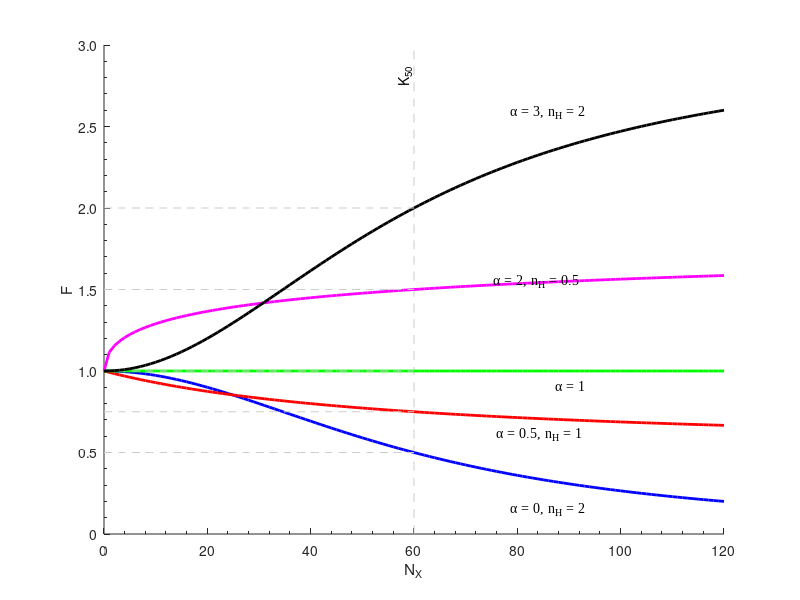

MATLAB code for this plot:
% This script makes a graph of the scaling factor F as a function 
% of the number of agents X

% Author: Alex Plakantonakis,   Copyright (c) 2019-2024.           License: GNU GPLv3

clear; 

% Parameters
agents = 120;
alpha = [0 0.5 1 2 3];
n = [0.5 1 2];
K = 60;

% figure;             hold on;       % For scatter plot in loop

%% Generate data points
for x = 1:size(alpha,2)
    for y = 1:size(n,2)
        for B=0:agents
            F(x,y,B+1) = (K^n(y) + alpha(x) * B^n(y)) / (K^n(y) + B^n(y));
        end
%         scatter(1:agents,k(x,y,:),'.');
    end
end

%% Plot curves
a0n2  = squeeze(F(1,3,:));
a05n1 = squeeze(F(2,2,:));
a1n   = squeeze(F(3,1,:));
a2n05 = squeeze(F(4,1,:));
a3n2  = squeeze(F(5,3,:));

figure1 = figure('Name','H function','NumberTitle','off');
set(figure1,'Position',[1 1 500 450]);                          
hold on;

plot(ones(1,10)*K,linspace(0,3,10),'--','Color',[0.8 0.8 0.8]);  % Plot K-50 (vert)
text(K-2,2.75,'K_{50}','Rotation',90);

p1 = plot(0:agents,a0n2,'b','LineWidth',2,'DisplayName','\alpha = 0  , n_H = 2');
plot(0:K,ones(1,K+1)*a0n2(K+1),'--','Color',[0.8 0.8 0.8]);
a1 = annotation('textbox',[0.735 0.175 0.2 0.047]);
set(a1,'String','\alpha = 0, n_H = 2','FontName','Times New Roman',...
    'FontSize',10,'LineStyle','none');

p2 = plot(0:agents,a05n1,'r','LineWidth',2,'DisplayName','\alpha = 0.5, n_H = 1');
plot(0:K,ones(1,K+1)*a05n1(K+1),'--','Color',[0.8 0.8 0.8]);
a2 = annotation('textbox',[0.715 0.295 0.22 0.047]);
set(a2,'String','\alpha = 0.5, n_H = 1','FontName','Times New Roman',...
    'FontSize',10,'LineStyle','none');

p3 = plot(0:agents,a1n,'g','LineWidth',2,'DisplayName','\alpha = 1');
plot(0:K,ones(1,K+1)*a1n(K+1),'--','Color',[0.8 0.8 0.8]);
a3 = annotation('textbox',[0.80 0.375 0.096 0.047]);
set(a3,'String','\alpha = 1','FontName','Times New Roman',...
    'FontSize',10,'LineStyle','none');

p4 = plot(0:agents,a2n05,'m','LineWidth',2,'DisplayName','\alpha = 2  , n_H = 0.5');
plot(0:K,ones(1,K+1)*a2n05(K+1),'--','Color',[0.8 0.8 0.8]);
a4 = annotation('textbox',[0.710 0.54 0.22 0.047]);
set(a4,'String','\alpha = 2, n_H = 0.5','FontName','Times New Roman',...
    'FontSize',10,'LineStyle','none');

p5 = plot(0:agents,a3n2,'k','LineWidth',2,'DisplayName','\alpha = 3  , n_H = 2');
plot(0:K,ones(1,K+1)*a3n2(K+1),'--','Color',[0.8 0.8 0.8]);
a5 = annotation('textbox',[0.735 0.81 0.2 0.047]);
set(a5,'String','\alpha = 3, n_H = 2','FontName','Times New Roman',...
    'FontSize',10,'LineStyle','none');

hold off;

axis([0 agents 0 3]);
set(gca,'YTickLabel',{'0','0.5','1.0','1.5','2.0','2.5','3.0'});
set(gca,'XMinorTick','on','YMinorTick','on','Box','off');
xlabel('N_X');                  ylabel('F');

% leg = legend([p1 p2 p3 p4 p5]);
% set(leg,'Location','NorthWest');
% set(leg,'FontName','Times New Roman','FontSize',9,...
%     'EdgeColor',[0.95 0.95 0.95]);

%% Finish
clear p* a*;
